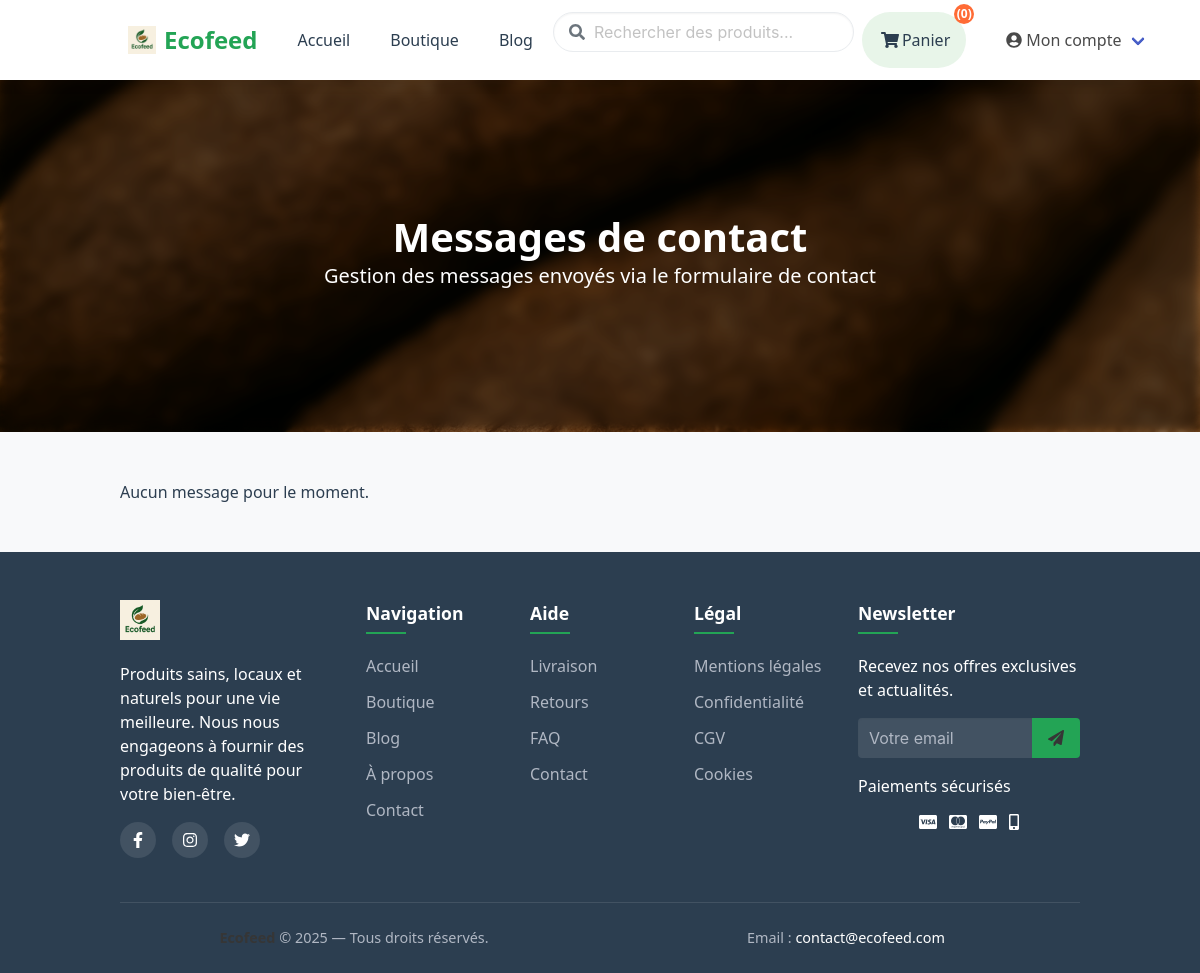
The app's page /contact/messages/ (signed in), older data.
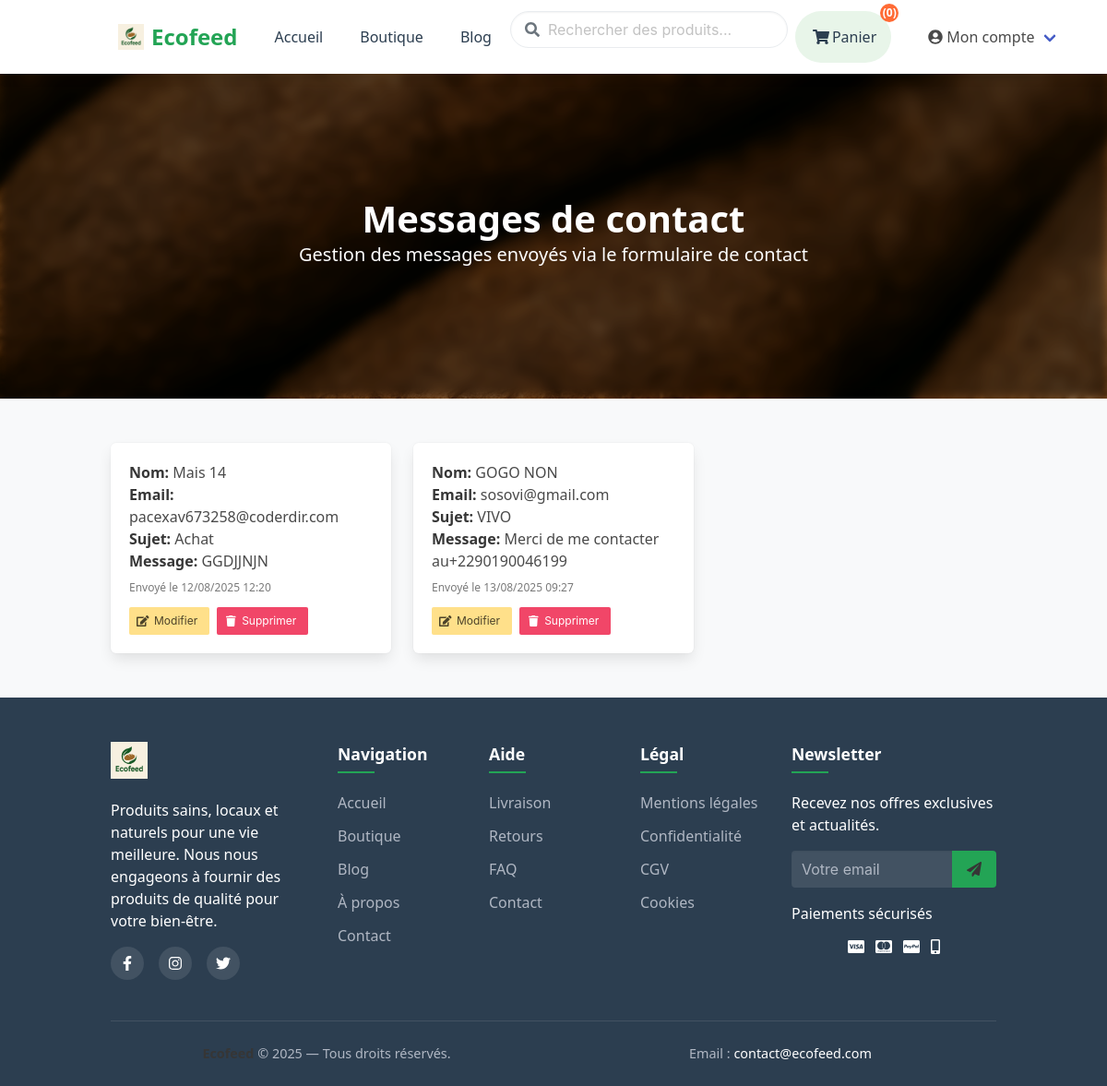
The same page, newer data.
### products/models.py (models this page shows, shortened)
class ContactMessage(models.Model):
    name = models.CharField(max_length=255)
    email = models.EmailField()
    subject = models.CharField(max_length=255)
    message = models.TextField()
    sent_at = models.DateTimeField(auto_now_add=True)

### products/views.py (the view)
# urls.py: path('contact/messages/', views.contact_messages, name='contact_messages'),
@login_required
def contact_messages(request):
    messages_list = ContactMessage.objects.all()
    return render(request, "products/contact_messages.html", {"messages": messages_list})

### products/templates/products/contact_messages.html (shortened to what this page needs)
{% extends 'base.html' %}
{% block content %}
<div>
  <section class="hero is-light is-medium">
    <div class="hero-body has-text-centered">
      <p class="title is-2 has-text-white">Messages de contact</p>
      <p class="subtitle is-5 has-text-white">Gestion des messages envoyés via le formulaire de contact</p>
    </div>
  </section>
  <section class="section">
    <div class="container">
      {% if messages %}
        <div class="columns is-multiline">
          {% for msg in messages %}
            <div class="column is-4">
              <div class="box">
                <p><strong>Nom:</strong> {{ msg.name }}</p>
                <p><strong>Email:</strong> {{ msg.email }}</p>
                <p><strong>Sujet:</strong> {{ msg.subject }}</p>
                <p><strong>Message:</strong> {{ msg.message|linebreaksbr }}</p>
                <p class="is-size-7 has-text-grey mt-2">Envoyé le {{ msg.sent_at|date:"d/m/Y H:i" }}</p>
                <div class="buttons mt-3">
                  <button
                    class="button is-warning is-small js-modal-trigger-edit"
                    data-target="editModal"
                    data-id="{{ msg.id }}"
                    data-name="{{ msg.name|escape }}"
                    data-email="{{ msg.email|escape }}"
                    data-subject="{{ msg.subject|escape }}"
                    data-message="{{ msg.message|escape }}"
                  >
                    <span class="icon"><i class="fas fa-edit"></i></span>
                    <span>Modifier</span>
                  </button>
                  <button
                    class="button is-danger is-small js-modal-trigger-delete"
                    data-target="deleteModal"
                    data-id="{{ msg.id }}"
                  >
                    <span class="icon"><i class="fas fa-trash"></i></span>
                    <span>Supprimer</span>
                  </button>
                </div>
              </div>
            </div>
          {% endfor %}
        </div>
      {% else %}
        <p>Aucun message pour le moment.</p>
      {% endif %}
    </div>
  </section>
</div>
{% endblock %}

Row changes from the older to the newer data that the page shows:
added ContactMessage: name "Mais 14", email "pacexav673258@coderdir.com", subject "Achat", message "GGDJJNJN", sent_at "12/08/2025 12:20"
added ContactMessage: name "GOGO NON", email "sosovi@gmail.com", subject "VIVO", message "Merci de me contacter au+2290190046199", sent_at "13/08/2025 09:27"
Text that changed along with them:
text no longer shown: "Aucun message pour le moment."
